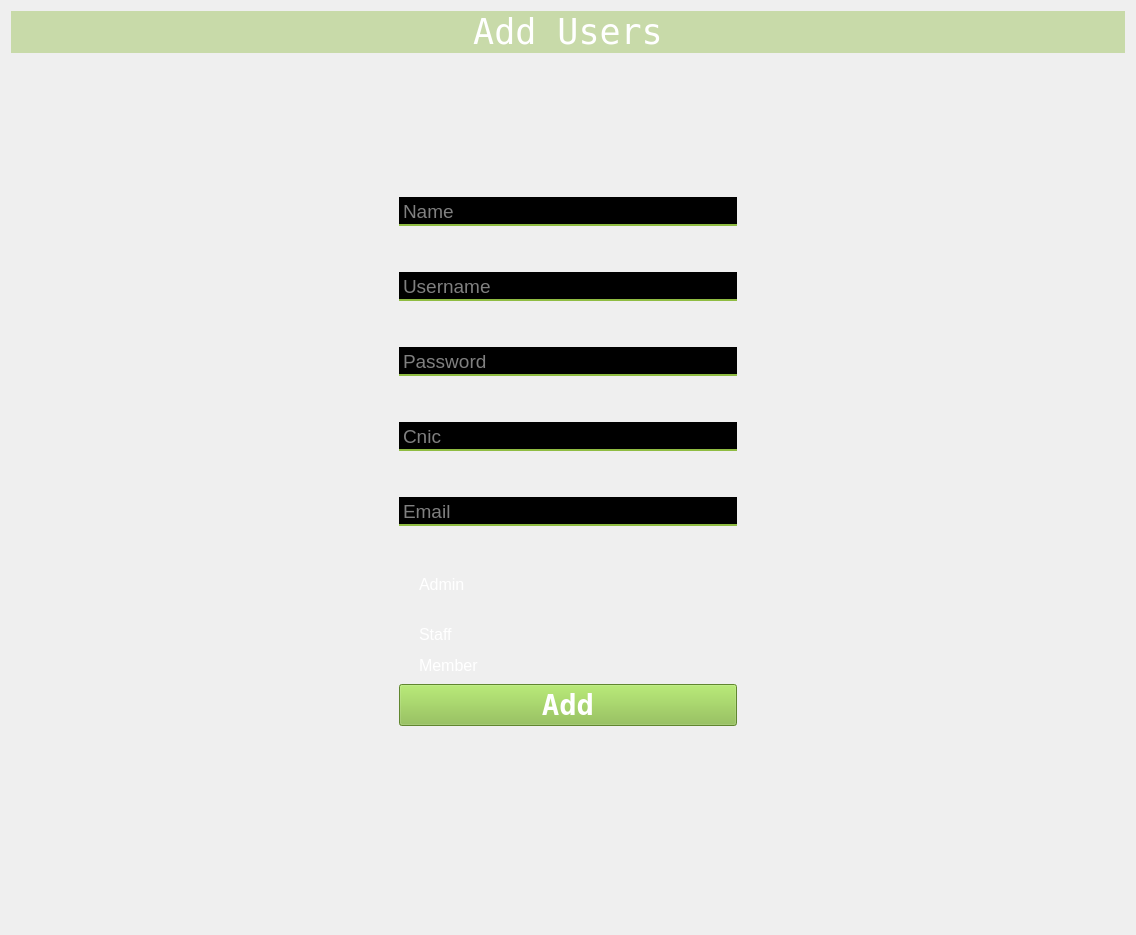
               <widget class="QWidget" name="page1">
                <layout class="QVBoxLayout" name="verticalLayout_23">
                 <item>
                  <widget class="QLabel" name="label_9">
                   <property name="font">
                    <font>
                     <family>NSimSun</family>
                     <pointsize>26</pointsize>
                     <weight>50</weight>
                     <bold>false</bold>
                    </font>
                   </property>
                   <property name="styleSheet">
                    <string notr="true">color: rgb(255, 255, 255);
background-color: rgba(143, 188, 66,0.4);</string>
                   </property>
                   <property name="text">
                    <string>Add Users</string>
                   </property>
                   <property name="alignment">
                    <set>Qt::AlignCenter</set>
                   </property>
                  </widget>
                 </item>
                 <item>
                  <widget class="QWidget" name="widget_10" native="true">
                   <property name="styleSheet">
                    <string notr="true">background-color: rgba(255, 255, 255,0);</string>
                   </property>
                   <layout class="QHBoxLayout" name="horizontalLayout_6">
                    <item>
                     <widget class="QWidget" name="widget_11" native="true">
                      <layout class="QVBoxLayout" name="verticalLayout_17">
                       <item>
                        <spacer name="horizontalSpacer_8">
                         <property name="orientation">
                          <enum>Qt::Horizontal</enum>
                         </property>
                         <property name="sizeHint" stdset="0">
                          <size>
                           <width>346</width>
                           <height>20</height>
                          </size>
                         </property>
                        </spacer>
                       </item>
                      </layout>
                     </widget>
                    </item>
                    <item>
                     <widget class="QWidget" name="mainWidget_2" native="true">
                      <property name="styleSheet">
                       <string notr="true">background-color: rgba(255, 255, 255, 0);</string>
                      </property>
                      <layout class="QVBoxLayout" name="verticalLayout_20">
                       <item>
                        <spacer name="verticalSpacer_20">
                         <property name="orientation">
                          <enum>Qt::Vertical</enum>
                         </property>
                         <property name="sizeHint" stdset="0">
                          <size>
                           <width>20</width>
                           <height>40</height>
                          </size>
                         </property>
                        </spacer>
                       </item>
                       <item>
                        <spacer name="verticalSpacer_21">
                         <property name="orientation">
                          <enum>Qt::Vertical</enum>
                         </property>
                         <property name="sizeHint" stdset="0">
                          <size>
                           <width>20</width>
                           <height>40</height>
                          </size>
                         </property>
                        </spacer>
                       </item>
                       <item>
                        <spacer name="verticalSpacer_22">
                         <property name="orientation">
                          <enum>Qt::Vertical</enum>
                         </property>
                         <property name="sizeHint" stdset="0">
                          <size>
                           <width>20</width>
                           <height>40</height>
                          </size>
                         </property>
                        </spacer>
                       </item>
                       <item>
                        <widget class="QLineEdit" name="nameInput">
                         <property name="font">
                          <font>
                           <pointsize>14</pointsize>
                          </font>
                         </property>
                         <property name="styleSheet">
                          <string notr="true">color: rgb(255, 255, 255);
border: 2px solid rgba(0,0,0,0);
border-bottom-color: rgb(143, 188, 66);
background-color: rgb(0, 0, 0);
</string>
                         </property>
                         <property name="placeholderText">
                          <string>Name</string>
                         </property>
                        </widget>
                       </item>
                       <item>
                        <spacer name="verticalSpacer_23">
                         <property name="orientation">
                          <enum>Qt::Vertical</enum>
                         </property>
                         <property name="sizeHint" stdset="0">
                          <size>
                           <width>20</width>
                           <height>40</height>
                          </size>
                         </property>
                        </spacer>
                       </item>
                       <item>
                        <widget class="QLineEdit" name="usernameInput">
                         <property name="font">
                          <font>
                           <pointsize>14</pointsize>
                          </font>
                         </property>
                         <property name="styleSheet">
                          <string notr="true">color: rgb(255, 255, 255);
border: 2px solid rgba(0,0,0,0);
border-bottom-color: rgb(143, 188, 66);
background-color: rgb(0, 0, 0);
</string>
                         </property>
                         <property name="placeholderText">
                          <string>Username</string>
                         </property>
                        </widget>
                       </item>
                       <item>
                        <spacer name="verticalSpacer_24">
                         <property name="orientation">
                          <enum>Qt::Vertical</enum>
                         </property>
                         <property name="sizeHint" stdset="0">
                          <size>
                           <width>20</width>
                           <height>40</height>
                          </size>
                         </property>
                        </spacer>
                       </item>
                       <item>
                        <widget class="QLineEdit" name="passwordInput">
                         <property name="font">
                          <font>
                           <pointsize>14</pointsize>
                          </font>
                         </property>
                         <property name="styleSheet">
                          <string notr="true">color: rgb(255, 255, 255);
border: 2px solid rgba(0,0,0,0);
border-bottom-color: rgb(143, 188, 66);
background-color: rgb(0,0,0);
</string>
                         </property>
                         <property name="placeholderText">
                          <string>Password</string>
                         </property>
                        </widget>
                       </item>
                       <item>
                        <spacer name="verticalSpacer_25">
                         <property name="orientation">
                          <enum>Qt::Vertical</enum>
                         </property>
                         <property name="sizeHint" stdset="0">
                          <size>
                           <width>20</width>
                           <height>40</height>
                          </size>
                         </property>
                        </spacer>
                       </item>
                       <item>
                        <widget class="QLineEdit" name="cnicInput">
                         <property name="font">
                          <font>
                           <pointsize>14</pointsize>
                          </font>
                         </property>
                         <property name="styleSheet">
                          <string notr="true">color: rgb(255, 255, 255);
border: 2px solid rgba(0,0,0,0);
border-bottom-color: rgb(143, 188, 66);
background-color: rgb(0,0,0);
</string>
                         </property>
                         <property name="placeholderText">
                          <string>Cnic</string>
                         </property>
                        </widget>
                       </item>
                       <item>
                        <spacer name="verticalSpacer_26">
                         <property name="orientation">
                          <enum>Qt::Vertical</enum>
                         </property>
                         <property name="sizeHint" stdset="0">
                          <size>
                           <width>20</width>
                           <height>40</height>
                          </size>
                         </property>
                        </spacer>
                       </item>
                       <item>
                        <widget class="QLineEdit" name="emailInput">
                         <property name="font">
                          <font>
                           <pointsize>14</pointsize>
                          </font>
                         </property>
                         <property name="styleSheet">
                          <string notr="true">color: rgb(255, 255, 255);
border: 2px solid rgba(0,0,0,0);
border-bottom-color: rgb(143, 188, 66);
background-color: rgb(0,0,0);
</string>
                         </property>
                         <property name="placeholderText">
                          <string>Email</string>
                         </property>
                        </widget>
                       </item>
                       <item>
                        <spacer name="verticalSpacer_27">
                         <property name="orientation">
                          <enum>Qt::Vertical</enum>
                         </property>
                         <property name="sizeHint" stdset="0">
                          <size>
                           <width>20</width>
                           <height>40</height>
                          </size>
                         </property>
                        </spacer>
                       </item>
                       <item>
                        <widget class="QRadioButton" name="adminRBtn_2">
                         <property name="font">
                          <font>
                           <pointsize>12</pointsize>
                          </font>
                         </property>
                         <property name="styleSheet">
                          <string notr="true">color: rgb(255, 255, 255);</string>
                         </property>
                         <property name="text">
                          <string>Admin</string>
                         </property>
                        </widget>
                       </item>
                       <item>
                        <spacer name="verticalSpacer_36">
                         <property name="orientation">
                          <enum>Qt::Vertical</enum>
                         </property>
                         <property name="sizeHint" stdset="0">
                          <size>
                           <width>20</width>
                           <height>19</height>
                          </size>
                         </property>
                        </spacer>
                       </item>
                       <item>
                        <widget class="QRadioButton" name="staffRBtn_2">
                         <property name="font">
                          <font>
                           <pointsize>12</pointsize>
                          </font>
                         </property>
                         <property name="styleSheet">
                          <string notr="true">color: rgb(255, 255, 255);</string>
                         </property>
                         <property name="text">
                          <string>Staff</string>
                         </property>
                        </widget>
                       </item>
                       <item>
                        <widget class="QRadioButton" name="memberRBtn_2">
                         <property name="font">
                          <font>
                           <pointsize>12</pointsize>
                          </font>
                         </property>
                         <property name="styleSheet">
                          <string notr="true">color: rgb(255, 255, 255);</string>
                         </property>
                         <property name="text">
                          <string>Member</string>
                         </property>
                        </widget>
                       </item>
                       <item>
                        <widget class="QPushButton" name="addUserBtn">
                         <property name="font">
                          <font>
                           <family>NSimSun</family>
                           <pointsize>22</pointsize>
                           <weight>75</weight>
                           <bold>true</bold>
                          </font>
                         </property>
                         <property name="styleSheet">
                          <string notr="true">
QPushButton:hover{
background-color:rgb(119, 156, 55);
color: rgb(255,255,255);
}

QPushButton{
background-color:rgb(134,188,66);
color:rgb(255,255,255);

}</string>
                         </property>
                         <property name="text">
                          <string>Add</string>
                         </property>
                        </widget>
                       </item>
                       <item>
                        <layout class="QHBoxLayout" name="horizontalLayout_20">
                         <item>
                          <spacer name="horizontalSpacer_21">
                           <property name="orientation">
                            <enum>Qt::Horizontal</enum>
                           </property>
                           <property name="sizeHint" stdset="0">
                            <size>
                             <width>258</width>
                             <height>17</height>
                            </size>
                           </property>
                          </spacer>
                         </item>
                         <item>
                          <spacer name="horizontalSpacer_22">
                           <property name="orientation">
                            <enum>Qt::Horizontal</enum>
                           </property>
                           <property name="sizeHint" stdset="0">
                            <size>
                             <width>40</width>
                             <height>20</height>
                            </size>
                           </property>
                          </spacer>
                         </item>
                         <item>
                          <spacer name="horizontalSpacer_23">
                           <property name="orientation">
                            <enum>Qt::Horizontal</enum>
                           </property>
                           <property name="sizeHint" stdset="0">
                            <size>
                             <width>40</width>
                             <height>20</height>
                            </size>
                           </property>
                          </spacer>
                         </item>
                        </layout>
                       </item>
                       <item>
                        <spacer name="verticalSpacer_28">
                         <property name="orientation">
                          <enum>Qt::Vertical</enum>
                         </property>
                         <property name="sizeHint" stdset="0">
                          <size>
                           <width>20</width>
                           <height>40</height>
                          </size>
                         </property>
                        </spacer>
                       </item>
                       <item>
                        <spacer name="verticalSpacer_29">
                         <property name="orientation">
                          <enum>Qt::Vertical</enum>
                         </property>
                         <property name="sizeHint" stdset="0">
                          <size>
                           <width>20</width>
                           <height>40</height>
                          </size>
                         </property>
                        </spacer>
                       </item>
                       <item>
                        <spacer name="verticalSpacer_30">
                         <property name="orientation">
                          <enum>Qt::Vertical</enum>
                         </property>
                         <property name="sizeHint" stdset="0">
                          <size>
                           <width>20</width>
                           <height>40</height>
                          </size>
                         </property>
                        </spacer>
                       </item>
                       <item>
                        <spacer name="verticalSpacer_31">
                         <property name="orientation">
                          <enum>Qt::Vertical</enum>
                         </property>
                         <property name="sizeHint" stdset="0">
                          <size>
                           <width>20</width>
                           <height>40</height>
                          </size>
                         </property>
                        </spacer>
                       </item>
                      </layout>
                     </widget>
                    </item>
                    <item>
                     <widget class="QWidget" name="widget_16" native="true">
                      <layout class="QVBoxLayout" name="verticalLayout_22">
                       <item>
                        <spacer name="horizontalSpacer_24">
                         <property name="orientation">
                          <enum>Qt::Horizontal</enum>
                         </property>
                         <property name="sizeHint" stdset="0">
                          <size>
                           <width>346</width>
                           <height>20</height>
                          </size>
                         </property>
                        </spacer>
                       </item>
                      </layout>
                     </widget>
                    </item>
                   </layout>
                  </widget>
                 </item>
                </layout>
               </widget>
